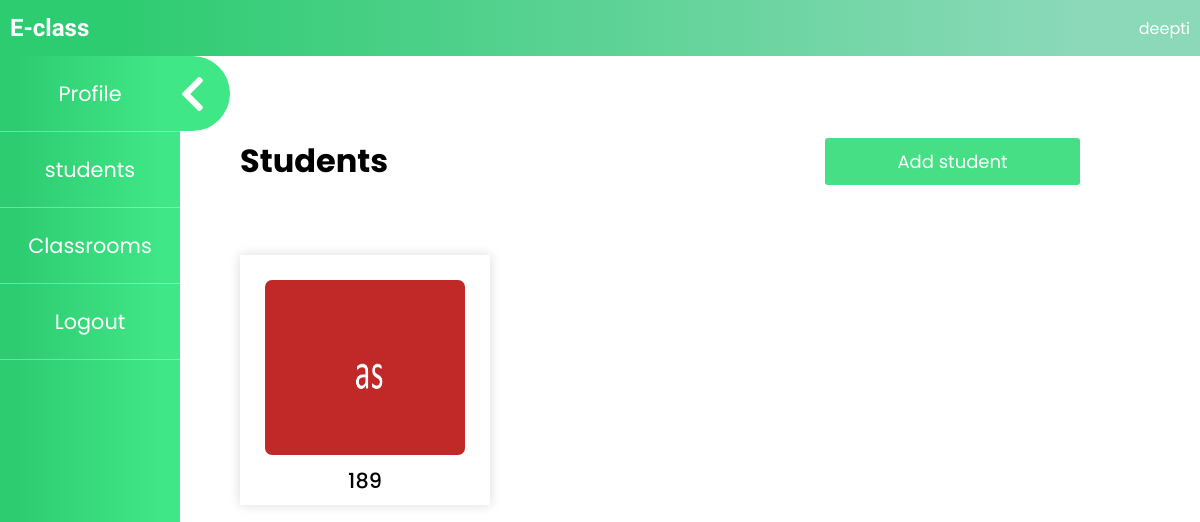
The page /dashboard/ (signed in) on the database its author committed.
### learnerApp/models.py (models this page shows, shortened)
class CustomUser(AbstractBaseUser):
    is_admin = models.BooleanField(default=False)
    is_institute = models.BooleanField(default=False)
    is_faculty = models.BooleanField(default=False)
    is_student = models.BooleanField(default=False)
    user_email = models.EmailField(verbose_name='Email',primary_key=True,unique=True)
    date_created = models.DateTimeField(verbose_name='date created', auto_now_add=True)
    last_login = models.DateTimeField(verbose_name='last login', auto_now=True)
    is_active = models.BooleanField(default=True)
    is_superuser = models.BooleanField(default=False)
    USERNAME_FIELD = 'user_email'
    objects = CustomUserManager()
    def __str__(self):
        if self.is_admin:
            return str(Admin.objects.get(user=self).first_name)
        elif self.is_faculty:
            try:
                return str(Faculty.objects.get(user=self).first_name)
            except:
                None
        elif self.is_institute:
            try:
                return str(Institute.objects.get(user=self).institute_name)
            except:
                None
        elif self.is_student:
            return str(Student.objects.get(user=self).first_name)
        return str(self.user_email)

class Faculty(models.Model):
    user = models.OneToOneField('CustomUser',primary_key=True,on_delete=models.CASCADE)
    faculty_id = models.CharField(max_length=75,verbose_name="Faculty Id",null=True,blank=True)
    first_name = models.CharField(max_length=75,verbose_name="First Name",null=True,blank=True)
    last_name = models.CharField(max_length=75,verbose_name="Last Name",null=True,blank=True)
    faculty_number = models.PositiveIntegerField(verbose_name="Mobile Number",null=True,blank=True)
    institute = models.ForeignKey('Institute',on_delete=models.CASCADE)
    user_image = models.ImageField(upload_to='learnerApp/profile_images/faculty',blank=True)
    class Meta:
        unique_together = [['faculty_id','institute']]

class Student(models.Model):
    user = models.OneToOneField('CustomUser',primary_key=True,on_delete=models.CASCADE)
    student_id = models.CharField(max_length=75,verbose_name="Student ID",null=True,blank=True)
    first_name = models.CharField(max_length=75,verbose_name="First Name",null=True,blank=True)
    last_name = models.CharField(max_length=75,verbose_name="Last Name",null=True,blank=True)
    student_number = models.PositiveIntegerField(verbose_name="Mobile Number",null=True,blank=True)
    institute = models.ForeignKey('Institute',on_delete=models.CASCADE)
    user_image = models.ImageField(upload_to='learnerApp/profile_images/student',blank=True)
    class Meta:
        unique_together = [['student_id','institute']]

### learnerApp/views.py (the view)
# urls.py: path('dashboard/',views.dashboard, name="dashboard"),
def dashboard(request):
    if request.user.is_admin:
        return adminDashboard(request)
    elif request.user.is_institute:
        return instituteDashboard(request)
    elif request.user.is_faculty:
        return facultyDashboard(request)
    elif request.user.is_student:
        return studentDashboard(request)
    else:
        raise Http404("User role does not exist")

### learnerApp/views.py (called while the page is built)
def facultyDashboard(request):
    return studentList(request)

def getBasetemp(request):
    if request.user.is_admin:
        extemp = "learnerApp/adminDashboard.html"
    elif request.user.is_institute:
        extemp = "learnerApp/instituteDashboard.html"
    elif request.user.is_faculty:
        extemp = "learnerApp/facultyDashboard.html"
    elif request.user.is_student:
        extemp = "learnerApp/studentDashboard.html"
    return extemp

@login_required(login_url="/login/")
def studentList(request):
    if request.user.is_institute:
        studentList = Student.objects.filter(institute= Institute.objects.get(user=request.user))
    elif request.user.is_faculty:
        studentList = Student.objects.filter(institute=Faculty.objects.get(user=request.user).institute)
    extemp = getBasetemp(request)
    return render(request,'learnerApp/studentList.html',context={'user':request.user,'studentList':studentList,'extemp':extemp})

### learnerApp/templates/learnerApp/studentList.html
{% extends extemp %}
{% load static %}
{% block inncss %} <link rel="stylesheet" href="{% static 'learnerApp/css/dashboardTemplate.css' %}"> {% endblock %}
{% block dashboard %}
<h1>Students</h1>
<div class="cardList">
    {% for student in studentList %}
        <a class="card">
            <div class="logo">
                {% if student.user_image %}
                <img src="{{ student.user_image.url }}" alt="user image">
                {% else %}
                <img src="/media/learnerApp/images/defaults/user.png" alt="user image">
                {% endif %}
            </div>
            {{ student.student_id }}
        </a>
    {% endfor %}
    <a class="add" href="{% url 'addStudent' %}">
        Add student
    </a>
</div>
{% endblock %}

### learnerApp/templates/learnerApp/base.html (shortened to what this page needs)
{% load static %}
<!DOCTYPE html>
<html lang="en">
<head>
    <link rel="stylesheet" href="{% static 'learnerApp/css/base.css' %}">
    <link rel="stylesheet" href="https://cdnjs.cloudflare.com/ajax/libs/font-awesome/5.15.3/css/all.min.css" />
    {% block css %}{% endblock %}
</head>
<body>
    <nav>
        <h1><a href="{% url 'home' %}">E-class</a></h1>
        {% if user.is_authenticated %}
        <div class="user">
            <div class="username">{{ user }}</div>
        </div>
        {% else %}
            <div class="buttons">
                <button><a href="{% url 'login' %}">Login</a></button>
            </div>
        {% endif %}
    </nav>
    <div class="container">
        {% block content %}{% endblock %}
    </div>
</body>
</html>

### learnerApp/static/learnerApp/css/base.css (style rules this page uses)
body { width: 100%; min-height: 100vh; padding: 0; margin: 0; box-sizing: border-box; font-family: 'Poppins', sans-serif; overflow-x: hidden; }
nav { position: fixed; z-index:100; height: 7vh; width: 100%; top:0; background: -webkit-linear-gradient(.25turn, #2ecc71 10%, #8bd9b9 90%); background: -moz-linear-gradient(.25turn, #2ecc71 10%, #8bd9b9 90%); background: -ms-linear-gradient(.25turn, #2ecc71 10%, #8bd9b9 90%); background: -o-linear-gradient(.25turn, #2ecc71 10%, #8bd9b9 90%); background: linear-gradient(.25turn, #2ecc71 10%, #8bd9b9 90%); display: flex; justify-content: space-between; padding: 0 10px; box-sizing: border-box; align-items: center; color: white; }
nav h1 { font-family: 'Kiwi Maru', serif; }
a { color: inherit; text-decoration: none; }
.container { position: absolute; top:7vh; left:0; width: 100%; height: 100%; }

### learnerApp/static/learnerApp/css/dashboardTemplate.css (style rules this page uses)
.card { width: 250px; height: 250px; box-shadow: 0px 0px 11px 0px rgb(219, 218, 218); display: inline-block; margin: 5% 0; margin-left: 0; margin-right: 5%; overflow: hidden; vertical-align: top; text-align: center; font-size: 1.3em; font-weight: 500; transition: 0.5s; }
.card .logo { width: 80%; margin: auto; height: 70%; margin-top: 10%; margin-bottom: 10px; }
.card .logo img { width: 100%; height: 100%; border-radius: 7px; }
.cardList { width: 100%; height: 100%; }
.add { position: absolute; right: 10%; top: 9vh; outline: 0; background-color: #47df86; border: 0; padding: 10px 15px; color: white; border-radius: 3px; width: 225px; cursor: pointer; font-size: 18px; transition-duration: 0.25s; margin: 10px auto; display: block; z-index: 20; text-align: center; }

### rows shown on the page
CustomUser: is_admin+is_faculty+user_email "deepti"
Student: user_image (picture), student_id "189"
